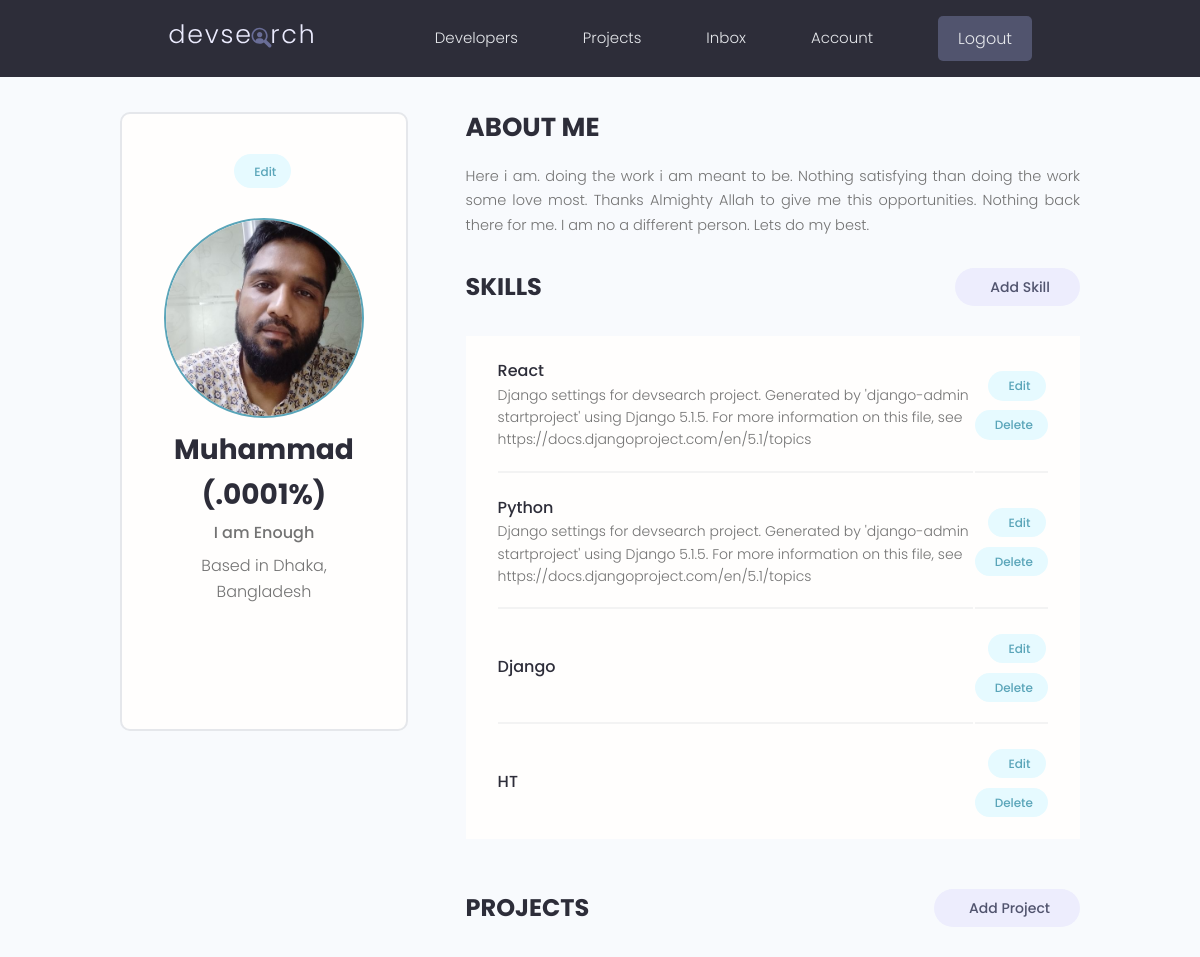
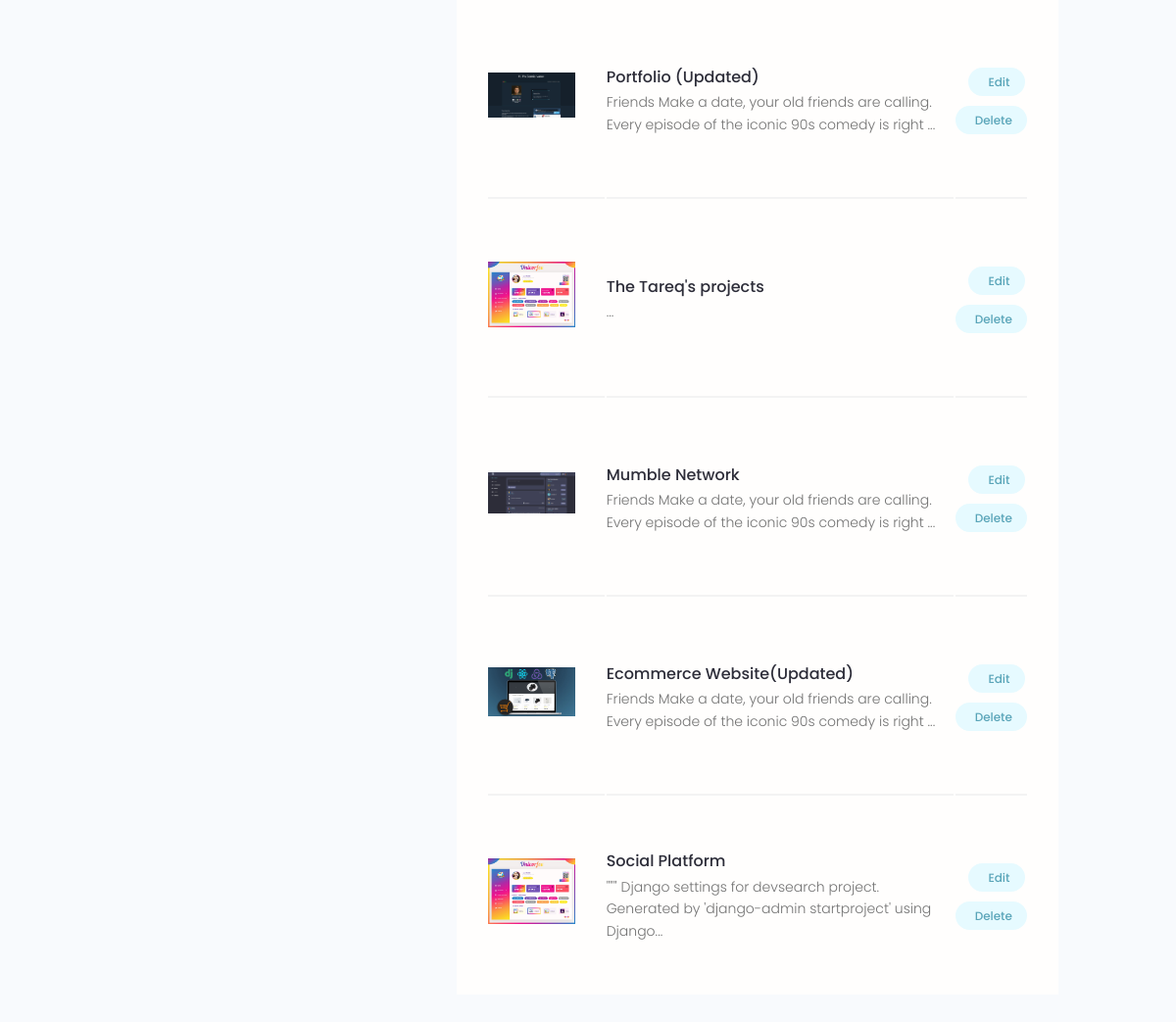
The app's page /account/ (signed in) with its own data (2 pictures, top to bottom).
### users/models.py (models this page shows, shortened)
class Profile(models.Model):
    user = models.OneToOneField(User, on_delete=models.CASCADE, null=True, blank=True)
    name = models.CharField(max_length=200, null=True, blank=True)
    location = models.CharField(max_length=200, null=True, blank=True)
    username =models.CharField(max_length=200, null=True, blank=True)
    email = models.EmailField(max_length=100, null=True, blank=True)
    p_image = models.ImageField(upload_to='profiles/',default='profiles/udf.png', null=True, blank=True)
    short_intro = models.CharField(max_length=200, null=True, blank=True)
    bio = models.TextField(null=True, blank=True)
    social_github= models.CharField(blank=True, null=True, max_length=200)
    social_youtube= models.CharField(blank=True, null=True, max_length=200)
    social_website= models.CharField(blank=True, null=True, max_length=200)
    created = models.DateTimeField(auto_now_add=True)
    id = models.UUIDField(primary_key=True, unique=True, default=uuid4, editable=False)
    class Meta:
        ordering = ['created']

class Skill(models.Model):
    owner = models.ForeignKey(Profile, on_delete=models.CASCADE, null=True, blank=True)
    name = models.CharField(max_length=200,null=True, blank=True)
    description = models.TextField(null=True, blank=True)
    created = models.DateTimeField(auto_now_add=True)
    id = models.UUIDField(primary_key=True, unique=True, default=uuid4, editable=False)

### projects/models.py (models this page shows, shortened)
class Project(models.Model):
    owner = models.ForeignKey(Profile, on_delete=models.CASCADE,null=True, blank=True)
    title = models.CharField(max_length=200)
    description = models.TextField(null=True, blank=True)
    p_image = models.ImageField(blank=True, null=True, default="df.jpg")
    demo_link = models.CharField(max_length=2000, null=True, blank=True)
    source_link = models.CharField(max_length=2000, null=True, blank=True)
    tags = models.ManyToManyField('Tag', blank=True)
    vote_total = models.IntegerField(default=0,null=True, blank=True)
    vote_ratio = models.IntegerField(default=0,null=True, blank=True)
    created = models.DateTimeField(auto_now_add=True)
    id = models.UUIDField(primary_key=True, unique=True, default=uuid4, editable=False)
    class Meta:
        ordering = ['-vote_ratio', '-vote_total']

### users/views.py (the view)
# urls.py: path('account/', views.accountUser, name='account'),
@login_required(login_url='login')
def accountUser(request):
    profile = request.user.profile
    skills = profile.skill_set.all()
    projects = profile.project_set.all()
    context = {'profile': profile, 'skills': skills, 'projects': projects}
    return render(request, 'users/account.html', context)

### users/templates/users/account.html (shortened to what this page needs)
{% extends 'main.html' %}
{% load static %}
{% block content %}
  <main class="settingsPage profile my-md">
    <div class="container">
      <div class="layout">
        <div class="column column--1of3">
          <div class="card text-center">
            <div class="card__body dev">
              <a class="tag tag--pill tag--main settings__btn" href="{% url 'edit-account' %}"> Edit</a>
              <img class="avatar avatar--xl dev__avatar" src="{{ profile.p_image.url }}" />
              <h2 class="dev__name">{{ profile.name }} </h2>
              <p class="dev__title">{{ profile.short_intro }}</p>
              <p class="dev__location">Based in {{ profile.location }}</p>
              <ul class="dev__social">
              </ul>
            </div>
          </div>
        </div>
        <div class="column column--2of3">
          <div class="devInfo">
            <h3 class="devInfo__title">About Me</h3>
            <p class="devInfo__about">
              {{ profile.bio }}</p>
          </div>
          <div class="settings">
            <h3 class="settings__title">Skills</h3>
            <a class="tag tag--pill tag--sub settings__btn tag--lg" href="{% url 'add-skill' %}"> Add Skill</a>
          </div>
          <table class="settings__table">
            {% for skill in skills %}
            <tr>
              <td class="settings__tableInfo">
                <h4>{{skill.name}}</h4>
                <p>
                 {{skill.description|slice:":190"}}</p>
              </td>
              <td class="settings__tableActions">
                <a class="tag tag--pill tag--main settings__btn" href="{% url 'update-skill' skill.id %}"> Edit</a>
                <a class="tag tag--pill tag--main settings__btn" href="{% url 'delete-skill' skill.id %}?next=/account">
                  Delete</a>
                </td>
              </tr>
              {% endfor %}
          </table>
          <div class="settings">
            <h3 class="settings__title">Projects</h3>
            <a class="tag tag--pill tag--sub settings__btn tag--lg" href="{% url 'create_projects' %}"> Add Project</a>
          </div>
          <table class="settings__table">
            {% for project in projects  %}
            <tr>
              <td class="settings__thumbnail">
                <a href="{% url 'pp' project.id  %}"><img src="{{project.p_image.url}}" alt="Project Thumbnail" /></a>
              </td>
              <td class="settings__tableInfo">
                <a href="{% url 'pp' project.id  %}">{{project.title}}</a>
                <p>
                  {{project.description|slice:":100"}}...
                </p>
              </td>
              <td class="settings__tableActions">
                <a class="tag tag--pill tag--main settings__btn" href="{% url 'update_project' project.id %}"> Edit</a>
                <a class="tag tag--pill tag--main settings__btn" href="{% url 'delete_project' project.id %}?next=/account">
                  Delete</a>
                </td>
              </tr>
              {% endfor %}
            </table>
        </div>
      </div>
    </div>
  </main>
  {% endblock %}

### static/styles/app.css (style rules this page uses)
:root { --color-sub: #2d2d39; }
.card { border: 2px solid var(--color-light); }
img { width: 100%; }
.profile .card > .dev { padding: 4rem; }
.dev__avatar { display: block; margin: auto; }
.dev__name { color: var(--color-sub); font-size: 2.8rem; font-weight: 700; margin-top: 1rem; margin-bottom: 0.5rem; }
.dev__title { font-size: 1.6rem; font-weight: 500; line-height: 1.3; }
.dev__location { margin-top: 1rem; }
.dev__social { margin: 3rem 0; list-style: none; display: flex; justify-content: center; gap: 1.5rem; }
.devInfo { margin-bottom: 3rem; }
.devInfo__title, .devInfo__subtitle { font-size: 2.6rem; color: var(--color-sub); text-transform: uppercase; font-weight: 700; margin-bottom: 1.5rem; }
.devInfo__about, .devSkill__info { font-size: 1.45rem; line-height: 1.7; text-align: justify; }
.settingsPage .dev > .settings__btn { display: inline-block; margin-bottom: 3rem; }
.settings { display: flex; justify-content: space-between; align-items: center; }
.settings__title { font-size: 2.4rem; text-transform: uppercase; font-weight: 700; color: var(--color-sub); }
.settings__table { margin-top: 3rem; margin-bottom: 5rem; padding: 0 3rem; background: var(--color-white); }
.settings__table tr { width: 100%; }
.settings__table tr > td { padding: 2rem 0; }
.settings__table tr:not(:last-child) td { border-bottom: 2px solid var(--color-white-light); }
.settings__thumbnail { width: 23%; min-width: 10rem; }
.settings__thumbnail img { padding-right: 3rem; height: 15rem; object-fit: contain; }
.settings__tableInfo { width: 100%; }
.settings__tableInfo h4, .settings__tableInfo a { padding-right: 1rem; width: auto; font-size: 1.6rem; font-weight: 500; color: var(--color-sub); }
.settings__tableInfo p { font-size: 1.4rem; }
.settings__tableActions { text-align: right; }

### static/uikit/styles/modules/_variables.css (style rules this page uses)
:root { --color-main: #5aa5b9; --color-main-light: #e6faff; --color-sub: #3f4156; --color-sub-light: #51546e; --color-sub-lighter: #ededfd; --color-text: #737373; --color-gray: #8b8b8b; --color-light: #e5e7eb; --color-light-gray: #767676; --color-bg: #f8fafd; --color-white: #fffefd; --color-white-light: #f3f3f3; --color-success: #359e64; --color-success-bg: #def8e8; --color-error: #fc4b0b; --color-error-bg: #fff2ee; --font-base: 'Poppins', arial, helvetica, 'Segoe UI', roboto, ubuntu, sans-serif; --font-monospace: 'Fira Code', 'Courier New', courier, monospace; --font-regular: 300; --font-medium: 500; --font-bold: 700; --generic-shadow: 1px 1px 5px #00000010; --generic-transition: all 0.3s ease-in-out; }

### static/uikit/styles/modules/_base.css (style rules this page uses)
* { margin: 0; padding: 0; box-sizing: border-box; text-rendering: optimizeLegibility; color: inherit; font-size: inherit; }
html { font-size: 50%; }
@media only screen and (min-width: 480px) { html { font-size: 56.25%; } }
@media only screen and (min-width: 1200px) { html { font-size: 62.5%; } }
body { line-height: 1.6; font-weight: 400; font-size: 1.5rem; color: var(--color-text); background-color: var(--color-bg); min-height: 100vh; }

### static/uikit/styles/modules/_typography.css (style rules this page uses)
* { font-family: var(--font-base); }
h2 { font-size: 3.6rem; font-weight: var(--font-bold); }
h3 { font-size: 3.2rem; font-weight: var(--font-medium); }
h4 { font-size: 2.8rem; font-weight: var(--font-medium); }
p, span, strong { font-size: 1.6rem; color: var(--color-text); font-weight: var(--font-regular); }
a { padding-bottom: 2px; text-decoration: none; display: inline-block; color: var(--color-main); font-weight: var(--font-medium); }

### static/uikit/styles/modules/_utilities.css (style rules this page uses)
.container { width: 92%; max-width: 165rem; margin: 0 auto; box-sizing: border-box; }
@media screen and (min-width: 1000px) { .container { width: 90%; } }
@media screen and (min-width: 1200px) { .container { width: 80%; } }
.text-center { text-align: center; }
.my-md { margin: 3rem auto; }

### static/uikit/styles/modules/_avatar.css (style rules this page uses)
.avatar { border-radius: 50%; border: 2px solid var(--color-main); object-fit: cover; }
.avatar--xl { height: 20rem; width: 20rem; }

### static/uikit/styles/modules/_card.css (style rules this page uses)
.card { border-radius: 1rem; background-color: var(--color-white); border: 1.5px solid var(--color-light); width: auto; height: auto; margin-top: 0.5rem; margin-bottom: 0.5rem; overflow: hidden; }
.card__body, .card__header { padding: 2rem 2.5rem; }

### static/uikit/styles/modules/_layout.css (style rules this page uses)
.layout { display: flex; flex-flow: row wrap; justify-content: space-between; }
.layout > .column { margin-bottom: 3rem; }
.layout > .column.column--1of3 { flex-basis: 30%; }
.layout > .column.column--2of3 { flex-basis: 64%; }

### records on screen
Profile: p_image (picture), name "Muhammad (.0001%)", short_intro "I am Enough", location "Dhaka, Bangladesh", bio "Here i am. doing the work i am meant to be. Nothing satisfying than doing the work some love most. Thanks Almighty Allah to give me this opportunities. Nothing back there for me. I am no a different person. Lets do my best."
Skill: name "React", description "Django settings for devsearch project. Generated by 'django-admin startproject' using Django 5.1.5. For more information on this file, see https://docs.djangoproject.com/en/5.1/topics"
Skill: name "Python", description "Django settings for devsearch project. Generated by 'django-admin startproject' using Django 5.1.5. For more information on this file, see https://docs.djangoproject.com/en/5.1/topics"
Skill: name "Django"
Skill: name "HT"
Project: p_image (picture), title "Portfolio (Updated)", description "Friends Make a date, your old friends are calling. Every episode of the iconic 90s comedy is right"
Project: p_image (picture), title "The Tareq's projects"
Project: p_image (picture), title "Mumble Network", description "Friends Make a date, your old friends are calling. Every episode of the iconic 90s comedy is right"
Project: p_image (picture), title "Ecommerce Website(Updated)", description "Friends Make a date, your old friends are calling. Every episode of the iconic 90s comedy is right"
Project: p_image (picture), title "Social Platform", description "\"\"\" Django settings for devsearch project. Generated by 'django-admin startproject' using Django"
